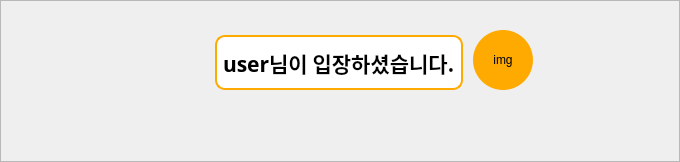
<?xml version="1.0" encoding="UTF-8"?>
<ui version="4.0">
 <class>myChat</class>
 <widget class="QFrame" name="myChat">
  <property name="geometry">
   <rect>
    <x>0</x>
    <y>0</y>
    <width>680</width>
    <height>162</height>
   </rect>
  </property>
  <property name="windowTitle">
   <string>Frame</string>
  </property>
  <property name="frameShape">
   <enum>QFrame::StyledPanel</enum>
  </property>
  <property name="frameShadow">
   <enum>QFrame::Raised</enum>
  </property>
  <widget class="QFrame" name="chatBox">
   <property name="geometry">
    <rect>
     <x>40</x>
     <y>30</y>
     <width>493</width>
     <height>65</height>
    </rect>
   </property>
   <property name="sizePolicy">
    <sizepolicy hsizetype="Preferred" vsizetype="Fixed">
     <horstretch>0</horstretch>
     <verstretch>0</verstretch>
    </sizepolicy>
   </property>
   <property name="minimumSize">
    <size>
     <width>0</width>
     <height>65</height>
    </size>
   </property>
   <property name="maximumSize">
    <size>
     <width>16777215</width>
     <height>65</height>
    </size>
   </property>
   <layout class="QHBoxLayout" name="_2">
    <property name="spacing">
     <number>10</number>
    </property>
    <property name="leftMargin">
     <number>0</number>
    </property>
    <property name="topMargin">
     <number>0</number>
    </property>
    <property name="rightMargin">
     <number>0</number>
    </property>
    <property name="bottomMargin">
     <number>0</number>
    </property>
    <item>
     <spacer name="chatBoxSpacer">
      <property name="orientation">
       <enum>Qt::Horizontal</enum>
      </property>
      <property name="sizeType">
       <enum>QSizePolicy::Expanding</enum>
      </property>
      <property name="sizeHint" stdset="0">
       <size>
        <width>50</width>
        <height>50</height>
       </size>
      </property>
     </spacer>
    </item>
    <item>
     <widget class="QLabel" name="chat">
      <property name="enabled">
       <bool>true</bool>
      </property>
      <property name="sizePolicy">
       <sizepolicy hsizetype="Preferred" vsizetype="Fixed">
        <horstretch>0</horstretch>
        <verstretch>0</verstretch>
       </sizepolicy>
      </property>
      <property name="minimumSize">
       <size>
        <width>0</width>
        <height>55</height>
       </size>
      </property>
      <property name="font">
       <font>
        <family>나눔고딕</family>
        <pointsize>16</pointsize>
        <weight>75</weight>
        <bold>true</bold>
        <stylestrategy>PreferDefault</stylestrategy>
        <kerning>true</kerning>
       </font>
      </property>
      <property name="styleSheet">
       <string notr="true">border: 2px solid rgb(255, 170, 0);
border-radius: 10px;
background-color: rgb(255, 255, 255);</string>
      </property>
      <property name="text">
       <string>user님이 입장하셨습니다.</string>
      </property>
     </widget>
    </item>
    <item>
     <widget class="QFrame" name="me">
      <property name="sizePolicy">
       <sizepolicy hsizetype="Fixed" vsizetype="Preferred">
        <horstretch>0</horstretch>
        <verstretch>0</verstretch>
       </sizepolicy>
      </property>
      <property name="minimumSize">
       <size>
        <width>60</width>
        <height>0</height>
       </size>
      </property>
      <layout class="QVBoxLayout" name="verticalLayout_14">
       <property name="spacing">
        <number>1</number>
       </property>
       <property name="leftMargin">
        <number>0</number>
       </property>
       <property name="topMargin">
        <number>0</number>
       </property>
       <property name="rightMargin">
        <number>0</number>
       </property>
       <property name="bottomMargin">
        <number>0</number>
       </property>
       <item>
        <widget class="QLabel" name="myImg">
         <property name="sizePolicy">
          <sizepolicy hsizetype="Fixed" vsizetype="Fixed">
           <horstretch>0</horstretch>
           <verstretch>0</verstretch>
          </sizepolicy>
         </property>
         <property name="minimumSize">
          <size>
           <width>60</width>
           <height>60</height>
          </size>
         </property>
         <property name="maximumSize">
          <size>
           <width>60</width>
           <height>60</height>
          </size>
         </property>
         <property name="font">
          <font>
           <stylestrategy>PreferDefault</stylestrategy>
          </font>
         </property>
         <property name="layoutDirection">
          <enum>Qt::LeftToRight</enum>
         </property>
         <property name="styleSheet">
          <string notr="true">border-radius: 30px;
background-color: rgb(255, 170, 0);</string>
         </property>
         <property name="text">
          <string>img</string>
         </property>
         <property name="alignment">
          <set>Qt::AlignCenter</set>
         </property>
        </widget>
       </item>
       <item>
        <spacer name="mySpacer">
         <property name="orientation">
          <enum>Qt::Vertical</enum>
         </property>
         <property name="sizeType">
          <enum>QSizePolicy::Expanding</enum>
         </property>
         <property name="sizeHint" stdset="0">
          <size>
           <width>20</width>
           <height>50</height>
          </size>
         </property>
        </spacer>
       </item>
      </layout>
     </widget>
    </item>
   </layout>
  </widget>
 </widget>
 <resources/>
 <connections/>
</ui>
